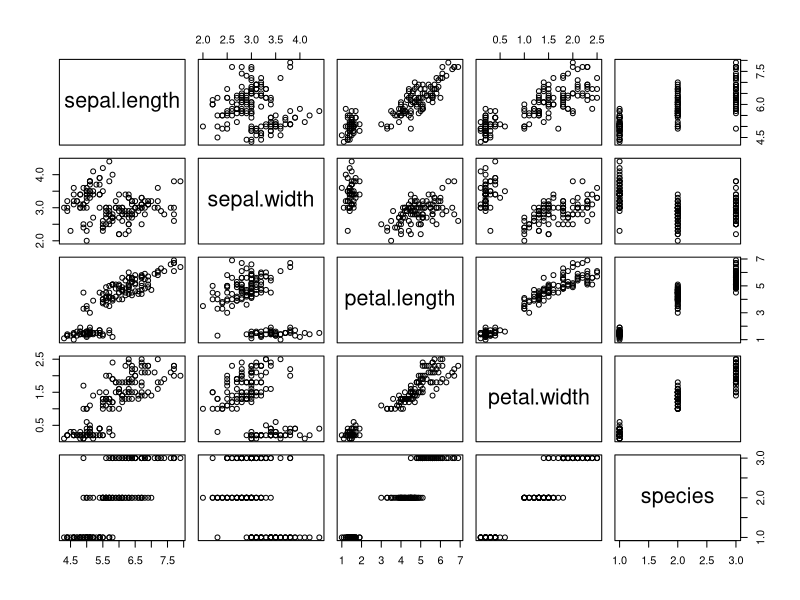
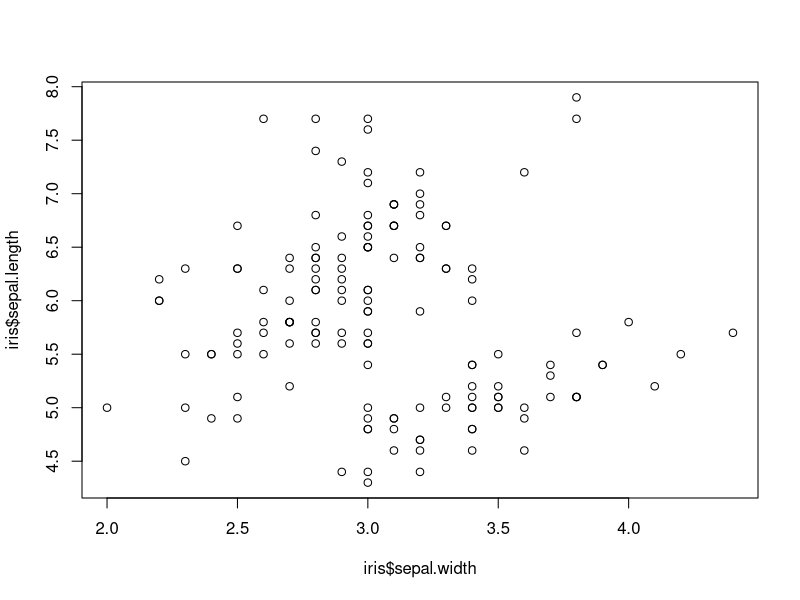
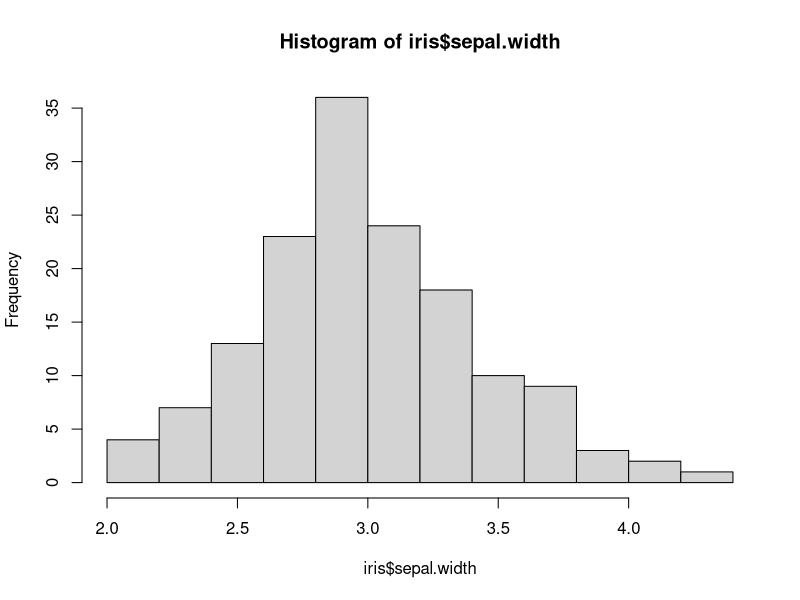

R code for these plots, in order:
library(datasets)

## load the iris dataset
data(iris)
# The summary() function gives summary statistics for any dataset
summary(iris)
# can also be used for one variable
summary(iris$Sepal.Length)
# only look at columns
names(iris)

## the dplyr package
install.packages("dplyr")
# save column names as "names(iris)"
# tolower = lower case; toupper = upper case
names(iris) <- tolower(names(iris))
library(dplyr)

### filter()
# filter() the data for species virginica
# use == and "" because the variable is of character data type
virginica <- filter(iris, species == "virginica")
head(virginica) # This dispalys the first six rows
# filter accoring to multiple conditions
sepalLength6 <- filter(iris, species == "virginica", sepal.length > 6)
tail(sepalLength6) # this displays the last 6 rows
# another way to do this
sepalLength7 <- subset(iris, species == "virginica" & sepal.length > 7)
tail(sepalLength7)

### select()
# select() the specified columns
selected <- select(iris, sepal.length, sepal.width, petal.length)
# select all columns from sepal.length to petal.length
selected2 <- select(iris, sepal.length:petal.length)
head(selected, 3)
# check that selected and selected2 are exactly the same
identical(selected, selected2) # True

### mutate()
# create a new column that stores logical values for sepal.width greater than half of sepal.length
newCol <- mutate(iris, greater.half = sepal.width > 0.5 * sepal.length)
tail(newCol)

# arrange()
newCol <- arrange(newCol, petal.width)
head(newCol)
# The chain operator, or the pipeline %>% will first filter, THEN arrange data
# Note: the order in which you call functions does not matter here, but in other cases it might
arr.virg <- newCol %>% filter(species == "virginica") %>%
  arrange(sepal.width)
arr.virg[30:35,] # will show us rows 30 through 35 and all columns
# You can also arrange in descending order using desc() on what you arrange by
# arrange(desc(sepal.width))
# summarise()
summarise(arr.virg, mean.length = mean(sepal.length, na.rm = TRUE))

## Visualization
plot(iris)
# use ?plot to read more about other arguments
plot(iris$sepal.width, iris$sepal.length)
# ?hist will give you details on more arguments
hist(iris$sepal.width)
